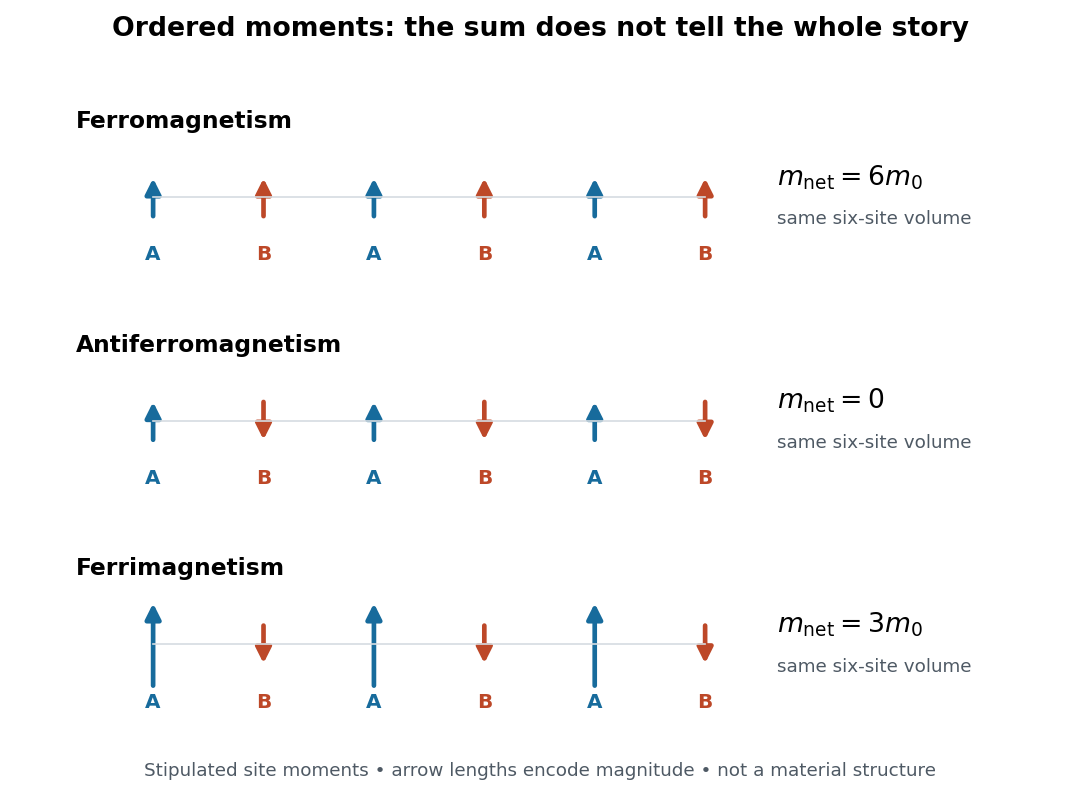

This figure's Python source:
"""Original counting schematic. Python 3.14; matplotlib 3.10.7, numpy 2.3.5.

Run from _media: MPLBACKEND=Agg MPLCONFIGDIR=/tmp/codex-wiki-matplotlib
python ../magnetic-sublattice-order-comparison.py
"""
from pathlib import Path
import matplotlib.pyplot as plt
from matplotlib.patches import FancyArrowPatch

plt.rcParams.update({'font.size': 12, 'font.family': 'DejaVu Sans'})
fig, axes = plt.subplots(3, 1, figsize=(9, 6.6), facecolor='white')
colors = ['#176b9c', '#bd4828']
rows = [
    ('Ferromagnetism', 1, 1, r'$m_{\rm net}=6m_0$'),
    ('Antiferromagnetism', 1, -1, r'$m_{\rm net}=0$'),
    ('Ferrimagnetism', 2, -1, r'$m_{\rm net}=3m_0$'),
]
for ax, (name, a, b, result) in zip(axes, rows):
    ax.set(xlim=(-.8, 8.2), ylim=(-1.4, 1.7))
    ax.axis('off')
    ax.text(-.7, 1.45, name, weight='bold', va='top', fontsize=14)
    ax.plot([0, 5], [0, 0], color='#d6dce1', lw=1)
    for i in range(6):
        value = a if i % 2 == 0 else b
        y0, y1 = (-.37 * value, .37 * value)
        ax.add_patch(FancyArrowPatch((i, y0), (i, y1),
                     arrowstyle='-|>', mutation_scale=19, lw=2.8,
                     color=colors[i % 2]))
        ax.text(i, -1.05, 'A' if i % 2 == 0 else 'B', ha='center',
                color=colors[i % 2], weight='bold')
    ax.text(5.65, .2, result, fontsize=16)
    ax.text(5.65, -.45, 'same six-site volume', color='#4e5964', fontsize=11)
fig.suptitle('Ordered moments: the sum does not tell the whole story',
             fontsize=16, weight='bold', y=.98)
fig.text(.5, .02, 'Stipulated site moments • arrow lengths encode magnitude • not a material structure',
         ha='center', fontsize=11, color='#4e5964')
fig.subplots_adjust(top=.88, bottom=.08, hspace=.2, left=.06, right=.98)
fig.savefig(Path.cwd() / (Path(__file__).stem + '.png'), dpi=120,
            facecolor='white', transparent=False)
